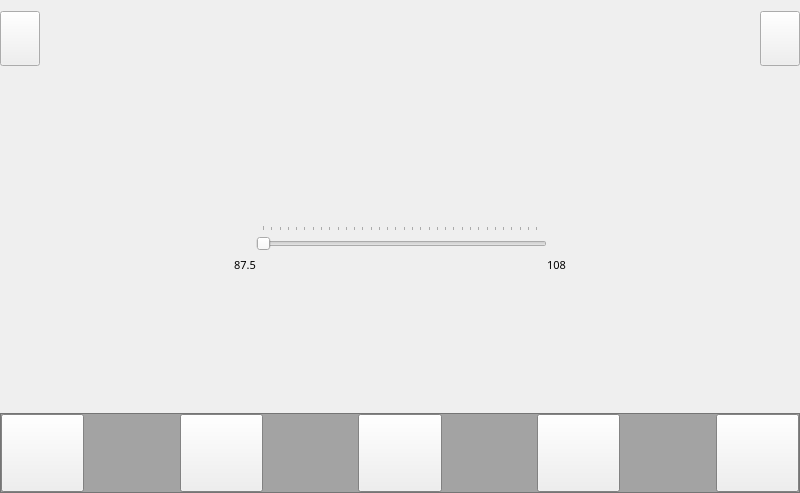
<?xml version="1.0" encoding="UTF-8"?>
<ui version="4.0">
 <class>MainWidget</class>
 <widget class="QWidget" name="MainWidget">
  <property name="geometry">
   <rect>
    <x>0</x>
    <y>0</y>
    <width>800</width>
    <height>480</height>
   </rect>
  </property>
  <property name="windowTitle">
   <string>MainWidget</string>
  </property>
  <layout class="QGridLayout" name="gridLayout_2">
   <property name="leftMargin">
    <number>0</number>
   </property>
   <property name="rightMargin">
    <number>0</number>
   </property>
   <property name="bottomMargin">
    <number>0</number>
   </property>
   <item row="0" column="0">
    <widget class="MyPushButton" name="pushButtonList">
     <property name="sizePolicy">
      <sizepolicy hsizetype="Minimum" vsizetype="Minimum">
       <horstretch>0</horstretch>
       <verstretch>0</verstretch>
      </sizepolicy>
     </property>
     <property name="maximumSize">
      <size>
       <width>66666</width>
       <height>16777215</height>
      </size>
     </property>
     <property name="text">
      <string/>
     </property>
     <property name="icon">
      <iconset resource="image.qrc">
       <normaloff>:/new/prefix1/image/list/1.png</normaloff>:/new/prefix1/image/list/1.png</iconset>
     </property>
     <property name="iconSize">
      <size>
       <width>50</width>
       <height>50</height>
      </size>
     </property>
    </widget>
   </item>
   <item row="0" column="1">
    <spacer name="horizontalSpacer">
     <property name="orientation">
      <enum>Qt::Horizontal</enum>
     </property>
     <property name="sizeHint" stdset="0">
      <size>
       <width>164</width>
       <height>55</height>
      </size>
     </property>
    </spacer>
   </item>
   <item row="0" column="2" rowspan="2">
    <widget class="QFrame" name="frameTip">
     <property name="sizePolicy">
      <sizepolicy hsizetype="Fixed" vsizetype="Fixed">
       <horstretch>0</horstretch>
       <verstretch>0</verstretch>
      </sizepolicy>
     </property>
     <property name="minimumSize">
      <size>
       <width>0</width>
       <height>90</height>
      </size>
     </property>
     <property name="maximumSize">
      <size>
       <width>400</width>
       <height>70</height>
      </size>
     </property>
     <property name="frameShape">
      <enum>QFrame::NoFrame</enum>
     </property>
     <property name="frameShadow">
      <enum>QFrame::Raised</enum>
     </property>
     <property name="lineWidth">
      <number>0</number>
     </property>
     <layout class="QHBoxLayout" name="horizontalLayoutTip"/>
    </widget>
   </item>
   <item row="0" column="3">
    <spacer name="horizontalSpacer_2">
     <property name="orientation">
      <enum>Qt::Horizontal</enum>
     </property>
     <property name="sizeHint" stdset="0">
      <size>
       <width>164</width>
       <height>55</height>
      </size>
     </property>
    </spacer>
   </item>
   <item row="0" column="4">
    <widget class="MyPushButton" name="pushButtonSave">
     <property name="sizePolicy">
      <sizepolicy hsizetype="Minimum" vsizetype="Minimum">
       <horstretch>0</horstretch>
       <verstretch>0</verstretch>
      </sizepolicy>
     </property>
     <property name="minimumSize">
      <size>
       <width>0</width>
       <height>0</height>
      </size>
     </property>
     <property name="maximumSize">
      <size>
       <width>800</width>
       <height>16777215</height>
      </size>
     </property>
     <property name="text">
      <string/>
     </property>
     <property name="icon">
      <iconset resource="image.qrc">
       <normaloff>:/new/prefix1/image/save/1.png</normaloff>:/new/prefix1/image/save/1.png</iconset>
     </property>
     <property name="iconSize">
      <size>
       <width>50</width>
       <height>50</height>
      </size>
     </property>
    </widget>
   </item>
   <item row="1" column="0" rowspan="7">
    <widget class="QFrame" name="frameLeft">
     <property name="frameShape">
      <enum>QFrame::NoFrame</enum>
     </property>
     <property name="frameShadow">
      <enum>QFrame::Raised</enum>
     </property>
    </widget>
   </item>
   <item row="1" column="4" rowspan="7">
    <widget class="QFrame" name="frameRight">
     <property name="sizePolicy">
      <sizepolicy hsizetype="Preferred" vsizetype="Expanding">
       <horstretch>0</horstretch>
       <verstretch>0</verstretch>
      </sizepolicy>
     </property>
     <property name="frameShape">
      <enum>QFrame::NoFrame</enum>
     </property>
     <property name="frameShadow">
      <enum>QFrame::Raised</enum>
     </property>
    </widget>
   </item>
   <item row="2" column="1" colspan="3">
    <widget class="QFrame" name="frame_6">
     <property name="sizePolicy">
      <sizepolicy hsizetype="Preferred" vsizetype="Preferred">
       <horstretch>0</horstretch>
       <verstretch>0</verstretch>
      </sizepolicy>
     </property>
     <property name="minimumSize">
      <size>
       <width>0</width>
       <height>20</height>
      </size>
     </property>
     <property name="maximumSize">
      <size>
       <width>16777215</width>
       <height>10</height>
      </size>
     </property>
     <property name="frameShape">
      <enum>QFrame::NoFrame</enum>
     </property>
     <property name="frameShadow">
      <enum>QFrame::Raised</enum>
     </property>
     <property name="lineWidth">
      <number>0</number>
     </property>
    </widget>
   </item>
   <item row="3" column="1">
    <spacer name="horizontalSpacer_4">
     <property name="orientation">
      <enum>Qt::Horizontal</enum>
     </property>
     <property name="sizeHint" stdset="0">
      <size>
       <width>164</width>
       <height>20</height>
      </size>
     </property>
    </spacer>
   </item>
   <item row="3" column="2">
    <widget class="QLabel" name="labelChannelFreq">
     <property name="sizePolicy">
      <sizepolicy hsizetype="Preferred" vsizetype="Fixed">
       <horstretch>0</horstretch>
       <verstretch>0</verstretch>
      </sizepolicy>
     </property>
     <property name="minimumSize">
      <size>
       <width>0</width>
       <height>70</height>
      </size>
     </property>
     <property name="font">
      <font>
       <family>隶书</family>
       <pointsize>22</pointsize>
      </font>
     </property>
     <property name="text">
      <string/>
     </property>
     <property name="alignment">
      <set>Qt::AlignCenter</set>
     </property>
    </widget>
   </item>
   <item row="3" column="3">
    <spacer name="horizontalSpacer_5">
     <property name="orientation">
      <enum>Qt::Horizontal</enum>
     </property>
     <property name="sizeHint" stdset="0">
      <size>
       <width>164</width>
       <height>20</height>
      </size>
     </property>
    </spacer>
   </item>
   <item row="4" column="1" colspan="3">
    <widget class="QFrame" name="frame">
     <property name="sizePolicy">
      <sizepolicy hsizetype="Preferred" vsizetype="Preferred">
       <horstretch>0</horstretch>
       <verstretch>0</verstretch>
      </sizepolicy>
     </property>
     <property name="minimumSize">
      <size>
       <width>0</width>
       <height>10</height>
      </size>
     </property>
     <property name="maximumSize">
      <size>
       <width>16777215</width>
       <height>10</height>
      </size>
     </property>
     <property name="frameShape">
      <enum>QFrame::NoFrame</enum>
     </property>
     <property name="frameShadow">
      <enum>QFrame::Raised</enum>
     </property>
     <property name="lineWidth">
      <number>0</number>
     </property>
    </widget>
   </item>
   <item row="5" column="1">
    <spacer name="horizontalSpacer_6">
     <property name="orientation">
      <enum>Qt::Horizontal</enum>
     </property>
     <property name="sizeHint" stdset="0">
      <size>
       <width>139</width>
       <height>20</height>
      </size>
     </property>
    </spacer>
   </item>
   <item row="5" column="2">
    <widget class="QFrame" name="frameMiddle">
     <property name="minimumSize">
      <size>
       <width>0</width>
       <height>0</height>
      </size>
     </property>
     <property name="palette">
      <palette>
       <active>
        <colorrole role="Base">
         <brush brushstyle="SolidPattern">
          <color alpha="255">
           <red>255</red>
           <green>255</green>
           <blue>255</blue>
          </color>
         </brush>
        </colorrole>
       </active>
       <inactive>
        <colorrole role="Base">
         <brush brushstyle="SolidPattern">
          <color alpha="255">
           <red>255</red>
           <green>255</green>
           <blue>255</blue>
          </color>
         </brush>
        </colorrole>
       </inactive>
       <disabled>
        <colorrole role="Base">
         <brush brushstyle="SolidPattern">
          <color alpha="255">
           <red>170</red>
           <green>255</green>
           <blue>255</blue>
          </color>
         </brush>
        </colorrole>
       </disabled>
      </palette>
     </property>
     <property name="autoFillBackground">
      <bool>false</bool>
     </property>
     <property name="frameShape">
      <enum>QFrame::NoFrame</enum>
     </property>
     <property name="frameShadow">
      <enum>QFrame::Raised</enum>
     </property>
     <property name="lineWidth">
      <number>0</number>
     </property>
     <layout class="QGridLayout" name="gridLayout">
      <property name="margin">
       <number>0</number>
      </property>
      <property name="spacing">
       <number>0</number>
      </property>
      <item row="2" column="0">
       <widget class="QLabel" name="labelLeft">
        <property name="font">
         <font>
          <family>隶书</family>
          <pointsize>8</pointsize>
         </font>
        </property>
        <property name="text">
         <string>87.5</string>
        </property>
       </widget>
      </item>
      <item row="2" column="2">
       <widget class="QLabel" name="labelRight">
        <property name="font">
         <font>
          <family>隶书</family>
          <pointsize>8</pointsize>
         </font>
        </property>
        <property name="text">
         <string>108</string>
        </property>
       </widget>
      </item>
      <item row="2" column="1">
       <spacer name="horizontalSpacer_3">
        <property name="orientation">
         <enum>Qt::Horizontal</enum>
        </property>
        <property name="sizeHint" stdset="0">
         <size>
          <width>291</width>
          <height>20</height>
         </size>
        </property>
       </spacer>
      </item>
      <item row="1" column="1">
       <widget class="QSlider" name="horizontalSlider">
        <property name="enabled">
         <bool>false</bool>
        </property>
        <property name="sizePolicy">
         <sizepolicy hsizetype="Expanding" vsizetype="Expanding">
          <horstretch>0</horstretch>
          <verstretch>0</verstretch>
         </sizepolicy>
        </property>
        <property name="minimumSize">
         <size>
          <width>0</width>
          <height>30</height>
         </size>
        </property>
        <property name="focusPolicy">
         <enum>Qt::StrongFocus</enum>
        </property>
        <property name="minimum">
         <number>0</number>
        </property>
        <property name="maximum">
         <number>100</number>
        </property>
        <property name="orientation">
         <enum>Qt::Horizontal</enum>
        </property>
        <property name="tickPosition">
         <enum>QSlider::TicksAbove</enum>
        </property>
        <property name="tickInterval">
         <number>3</number>
        </property>
       </widget>
      </item>
     </layout>
    </widget>
   </item>
   <item row="5" column="3">
    <spacer name="horizontalSpacer_7">
     <property name="orientation">
      <enum>Qt::Horizontal</enum>
     </property>
     <property name="sizeHint" stdset="0">
      <size>
       <width>139</width>
       <height>20</height>
      </size>
     </property>
    </spacer>
   </item>
   <item row="6" column="1">
    <widget class="QFrame" name="frame_8">
     <property name="minimumSize">
      <size>
       <width>0</width>
       <height>0</height>
      </size>
     </property>
     <property name="frameShape">
      <enum>QFrame::NoFrame</enum>
     </property>
     <property name="frameShadow">
      <enum>QFrame::Raised</enum>
     </property>
     <property name="lineWidth">
      <number>0</number>
     </property>
    </widget>
   </item>
   <item row="6" column="2">
    <widget class="QLabel" name="labelChannelName">
     <property name="sizePolicy">
      <sizepolicy hsizetype="Preferred" vsizetype="Fixed">
       <horstretch>0</horstretch>
       <verstretch>0</verstretch>
      </sizepolicy>
     </property>
     <property name="minimumSize">
      <size>
       <width>0</width>
       <height>60</height>
      </size>
     </property>
     <property name="font">
      <font>
       <pointsize>12</pointsize>
      </font>
     </property>
     <property name="text">
      <string/>
     </property>
     <property name="alignment">
      <set>Qt::AlignCenter</set>
     </property>
    </widget>
   </item>
   <item row="6" column="3">
    <widget class="QFrame" name="frame_9">
     <property name="minimumSize">
      <size>
       <width>0</width>
       <height>0</height>
      </size>
     </property>
     <property name="frameShape">
      <enum>QFrame::NoFrame</enum>
     </property>
     <property name="frameShadow">
      <enum>QFrame::Raised</enum>
     </property>
     <property name="lineWidth">
      <number>0</number>
     </property>
    </widget>
   </item>
   <item row="7" column="1" colspan="3">
    <widget class="QFrame" name="frame_7">
     <property name="sizePolicy">
      <sizepolicy hsizetype="Preferred" vsizetype="Fixed">
       <horstretch>0</horstretch>
       <verstretch>0</verstretch>
      </sizepolicy>
     </property>
     <property name="minimumSize">
      <size>
       <width>0</width>
       <height>60</height>
      </size>
     </property>
     <property name="frameShape">
      <enum>QFrame::NoFrame</enum>
     </property>
     <property name="frameShadow">
      <enum>QFrame::Raised</enum>
     </property>
     <property name="lineWidth">
      <number>0</number>
     </property>
    </widget>
   </item>
   <item row="8" column="0" colspan="5">
    <widget class="QFrame" name="frameDown">
     <property name="minimumSize">
      <size>
       <width>0</width>
       <height>80</height>
      </size>
     </property>
     <property name="palette">
      <palette>
       <active>
        <colorrole role="Base">
         <brush brushstyle="SolidPattern">
          <color alpha="255">
           <red>255</red>
           <green>255</green>
           <blue>255</blue>
          </color>
         </brush>
        </colorrole>
        <colorrole role="Window">
         <brush brushstyle="SolidPattern">
          <color alpha="150">
           <red>111</red>
           <green>111</green>
           <blue>111</blue>
          </color>
         </brush>
        </colorrole>
       </active>
       <inactive>
        <colorrole role="Base">
         <brush brushstyle="SolidPattern">
          <color alpha="255">
           <red>255</red>
           <green>255</green>
           <blue>255</blue>
          </color>
         </brush>
        </colorrole>
        <colorrole role="Window">
         <brush brushstyle="SolidPattern">
          <color alpha="150">
           <red>111</red>
           <green>111</green>
           <blue>111</blue>
          </color>
         </brush>
        </colorrole>
       </inactive>
       <disabled>
        <colorrole role="Base">
         <brush brushstyle="SolidPattern">
          <color alpha="150">
           <red>111</red>
           <green>111</green>
           <blue>111</blue>
          </color>
         </brush>
        </colorrole>
        <colorrole role="Window">
         <brush brushstyle="SolidPattern">
          <color alpha="150">
           <red>111</red>
           <green>111</green>
           <blue>111</blue>
          </color>
         </brush>
        </colorrole>
       </disabled>
      </palette>
     </property>
     <property name="autoFillBackground">
      <bool>true</bool>
     </property>
     <property name="frameShape">
      <enum>QFrame::StyledPanel</enum>
     </property>
     <property name="frameShadow">
      <enum>QFrame::Raised</enum>
     </property>
     <layout class="QHBoxLayout" name="horizontalLayout">
      <property name="margin">
       <number>0</number>
      </property>
      <item>
       <widget class="MyPushButton" name="pushButtonAuto">
        <property name="sizePolicy">
         <sizepolicy hsizetype="Minimum" vsizetype="Minimum">
          <horstretch>0</horstretch>
          <verstretch>0</verstretch>
         </sizepolicy>
        </property>
        <property name="text">
         <string/>
        </property>
        <property name="icon">
         <iconset resource="image.qrc">
          <normaloff>:/new/prefix1/image/auto/1.png</normaloff>:/new/prefix1/image/auto/1.png</iconset>
        </property>
        <property name="iconSize">
         <size>
          <width>50</width>
          <height>50</height>
         </size>
        </property>
        <property name="autoRepeat">
         <bool>false</bool>
        </property>
       </widget>
      </item>
      <item>
       <widget class="QFrame" name="frame_2">
        <property name="mouseTracking">
         <bool>true</bool>
        </property>
        <property name="frameShape">
         <enum>QFrame::NoFrame</enum>
        </property>
        <property name="frameShadow">
         <enum>QFrame::Raised</enum>
        </property>
        <property name="lineWidth">
         <number>0</number>
        </property>
       </widget>
      </item>
      <item>
       <widget class="MyPushButton" name="pushButtonPrevious">
        <property name="sizePolicy">
         <sizepolicy hsizetype="Minimum" vsizetype="Minimum">
          <horstretch>0</horstretch>
          <verstretch>0</verstretch>
         </sizepolicy>
        </property>
        <property name="text">
         <string/>
        </property>
        <property name="icon">
         <iconset resource="image.qrc">
          <normaloff>:/new/prefix1/image/previous/1.png</normaloff>:/new/prefix1/image/previous/1.png</iconset>
        </property>
        <property name="iconSize">
         <size>
          <width>50</width>
          <height>50</height>
         </size>
        </property>
       </widget>
      </item>
      <item>
       <widget class="QFrame" name="frame_3">
        <property name="mouseTracking">
         <bool>true</bool>
        </property>
        <property name="frameShape">
         <enum>QFrame::NoFrame</enum>
        </property>
        <property name="frameShadow">
         <enum>QFrame::Raised</enum>
        </property>
        <property name="lineWidth">
         <number>0</number>
        </property>
       </widget>
      </item>
      <item>
       <widget class="MyPushButton" name="pushButtonBegin">
        <property name="sizePolicy">
         <sizepolicy hsizetype="Minimum" vsizetype="Minimum">
          <horstretch>0</horstretch>
          <verstretch>0</verstretch>
         </sizepolicy>
        </property>
        <property name="text">
         <string/>
        </property>
        <property name="icon">
         <iconset resource="image.qrc">
          <normaloff>:/new/prefix1/image/start/1.png</normaloff>:/new/prefix1/image/start/1.png</iconset>
        </property>
        <property name="iconSize">
         <size>
          <width>50</width>
          <height>50</height>
         </size>
        </property>
       </widget>
      </item>
      <item>
       <widget class="QFrame" name="frame_4">
        <property name="mouseTracking">
         <bool>true</bool>
        </property>
        <property name="frameShape">
         <enum>QFrame::NoFrame</enum>
        </property>
        <property name="frameShadow">
         <enum>QFrame::Raised</enum>
        </property>
        <property name="lineWidth">
         <number>0</number>
        </property>
       </widget>
      </item>
      <item>
       <widget class="MyPushButton" name="pushButtonNext">
        <property name="sizePolicy">
         <sizepolicy hsizetype="Minimum" vsizetype="Minimum">
          <horstretch>0</horstretch>
          <verstretch>0</verstretch>
         </sizepolicy>
        </property>
        <property name="text">
         <string/>
        </property>
        <property name="icon">
         <iconset resource="image.qrc">
          <normaloff>:/new/prefix1/image/next/1.png</normaloff>:/new/prefix1/image/next/1.png</iconset>
        </property>
        <property name="iconSize">
         <size>
          <width>50</width>
          <height>50</height>
         </size>
        </property>
       </widget>
      </item>
      <item>
       <widget class="QFrame" name="frame_5">
        <property name="mouseTracking">
         <bool>true</bool>
        </property>
        <property name="frameShape">
         <enum>QFrame::NoFrame</enum>
        </property>
        <property name="frameShadow">
         <enum>QFrame::Raised</enum>
        </property>
        <property name="lineWidth">
         <number>0</number>
        </property>
       </widget>
      </item>
      <item>
       <widget class="MyPushButton" name="pushButtonManu">
        <property name="sizePolicy">
         <sizepolicy hsizetype="Minimum" vsizetype="Minimum">
          <horstretch>0</horstretch>
          <verstretch>0</verstretch>
         </sizepolicy>
        </property>
        <property name="text">
         <string/>
        </property>
        <property name="icon">
         <iconset resource="image.qrc">
          <normaloff>:/new/prefix1/image/manu/1.png</normaloff>:/new/prefix1/image/manu/1.png</iconset>
        </property>
        <property name="iconSize">
         <size>
          <width>50</width>
          <height>50</height>
         </size>
        </property>
       </widget>
      </item>
     </layout>
    </widget>
   </item>
  </layout>
 </widget>
 <layoutdefault spacing="6" margin="11"/>
 <customwidgets>
  <customwidget>
   <class>MyPushButton</class>
   <extends>QPushButton</extends>
   <header location="global">mypushbutton.h</header>
  </customwidget>
 </customwidgets>
 <resources>
  <include location="image.qrc"/>
 </resources>
 <connections/>
</ui>
